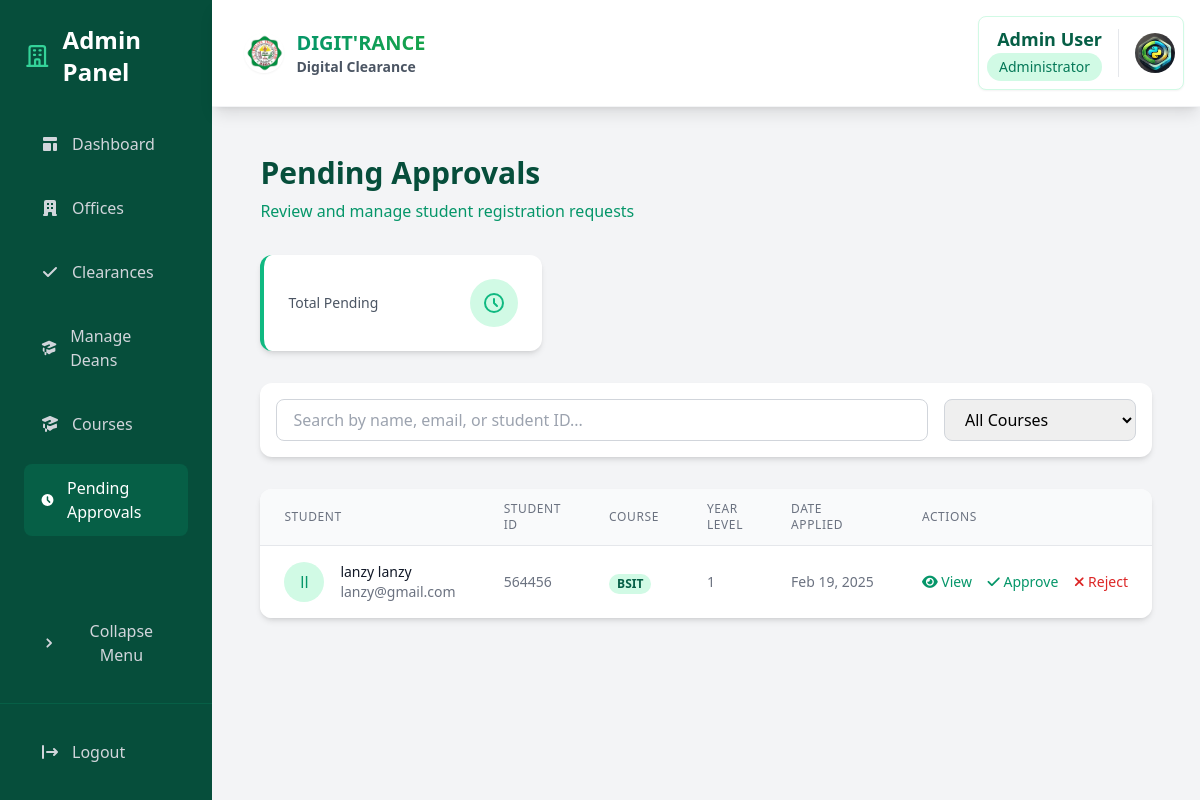
The app's page /dashboard/admin/pending-approvals/ (signed in), older data.
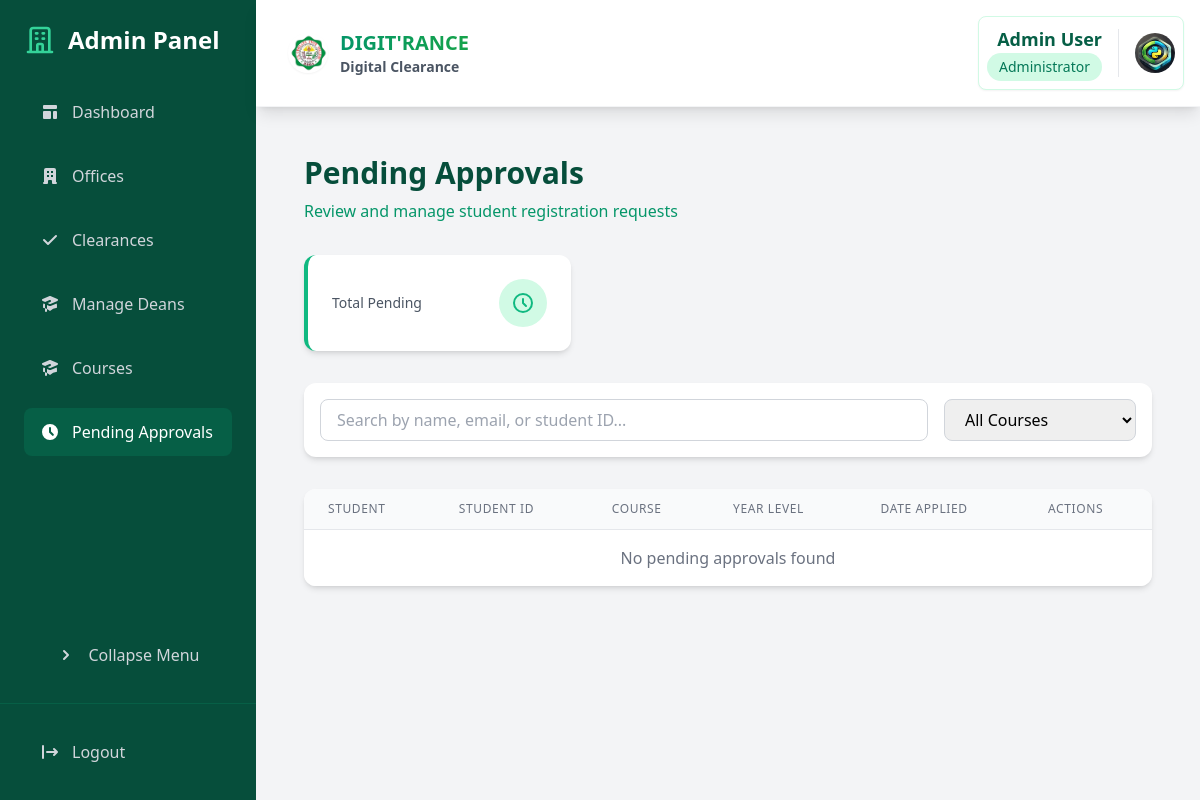
The same page, newer data.
### core/models.py (models this page shows, shortened)
class Student(models.Model):
    student_id = models.CharField(max_length=20, unique=True)
    user = models.OneToOneField(User, on_delete=models.CASCADE)
    course = models.ForeignKey(Course, on_delete=models.PROTECT)
    year_level = models.IntegerField()
    is_boarder = models.BooleanField(default=False)
    created_at = models.DateTimeField(auto_now_add=True)
    program_chair = models.ForeignKey(ProgramChair, on_delete=models.SET_NULL, null=True, blank=True, related_name="students")
    dormitory_owner = models.ForeignKey(Staff, on_delete=models.SET_NULL, null=True, blank=True, related_name="students_dorm", limit_choices_to={'is_dormitory_owner': True})
    is_approved = models.BooleanField(default=False)
    approval_date = models.DateTimeField(null=True, blank=True)
    approval_admin = models.ForeignKey(User, on_delete=models.SET_NULL, null=True, blank=True, related_name='approved_students')
    profile_picture = models.ImageField(
        upload_to='student_profiles/',
        null=True,
        blank=True
    )

class Course(models.Model):
    code = models.CharField(max_length=10, unique=True)  # e.g., BSIT, BPED
    name = models.CharField(max_length=100)  # e.g., Bachelor of Science in Information Technology
    dean = models.ForeignKey(Dean, on_delete=models.CASCADE, related_name='courses')
    is_active = models.BooleanField(default=True)  # To mark if course is currently offered
    created_at = models.DateTimeField(auto_now_add=True)
    updated_at = models.DateTimeField(auto_now=True)
    class Meta:
        ordering = ['code']

### core/views.py (the view)
# urls.py: path('dashboard/admin/pending-approvals/', views.admin_pending_approvals, name='admin_pending_approvals'),
@login_required
@user_passes_test(lambda u: u.is_superuser)
def admin_pending_approvals(request):
    pending_students = Student.objects.filter(user__is_active=False)
    context = {
        'pending_students': pending_students,
        'total_pending': pending_students.count(),
    }
    return render(request, 'admin/pending_approvals.html', context)

### core/models.py (called while the page is built)
    def get_profile_picture_url(self):
        if self.profile_picture and hasattr(self.profile_picture, 'url'):
            return self.profile_picture.url
        return static('img/default-profile.png')

### templates/admin/pending_approvals.html (shortened to what the changed rows need)
{% extends 'base.html' %}
{% load static %}
{% block content %}
<div class="p-6 space-y-8">
    <div class="mb-8">
        <h1 class="text-3xl font-bold text-emerald-900">Pending Approvals</h1>
    </div>
    <div class="bg-white rounded-xl shadow-md overflow-hidden">
        <table class="min-w-full divide-y divide-gray-200">
            <thead class="bg-gray-50">
                <tr>
                    <th class="px-6 py-3 text-left text-xs font-medium text-gray-500 uppercase tracking-wider">Student</th>
                    <th class="px-6 py-3 text-left text-xs font-medium text-gray-500 uppercase tracking-wider">Student ID</th>
                    <th class="px-6 py-3 text-left text-xs font-medium text-gray-500 uppercase tracking-wider">Course</th>
                    <th class="px-6 py-3 text-left text-xs font-medium text-gray-500 uppercase tracking-wider">Year Level</th>
                    <th class="px-6 py-3 text-left text-xs font-medium text-gray-500 uppercase tracking-wider">Date Applied</th>
                    <th class="px-6 py-3 text-left text-xs font-medium text-gray-500 uppercase tracking-wider">Actions</th>
                </tr>
            </thead>
            <tbody class="bg-white divide-y divide-gray-200">
                {% for student in pending_students %}
                <tr id="student-row-{{ student.id }}" class="hover:bg-gray-50">
                    <td class="px-6 py-4">
                        <div class="flex items-center">
                            <div class="flex-shrink-0 h-10 w-10">
                                <div class="h-10 w-10 rounded-full bg-emerald-100 flex items-center justify-center">
                                    <span class="text-emerald-600 font-medium">
                                        {{ student.user.first_name|make_list|first }}{{ student.user.last_name|make_list|first }}
                                    </span>
                                </div>
                            </div>
                            <div class="ml-4">
                                <div class="text-sm font-medium text-gray-900">{{ student.user.get_full_name }}</div>
                                <div class="text-sm text-gray-500">{{ student.user.email }}</div>
                            </div>
                        </div>
                    </td>
                    <td class="px-6 py-4 whitespace-nowrap text-sm text-gray-500">
                        {{ student.student_id }}
                    </td>
                    <td class="px-6 py-4">
                        <span class="px-2 inline-flex text-xs leading-5 font-semibold rounded-full bg-emerald-100 text-emerald-800">
                            {{ student.course.code }}
                        </span>
                    </td>
                    <td class="px-6 py-4 whitespace-nowrap text-sm text-gray-500">
                        {{ student.year_level }}
                    </td>
                    <td class="px-6 py-4 whitespace-nowrap text-sm text-gray-500">
                        {{ student.user.date_joined|date:"M d, Y" }}
                    </td>
                    <td class="px-6 py-4 whitespace-nowrap text-sm font-medium">
                        <button onclick="viewDetails('{{ student.id }}')"
                                class="text-emerald-600 hover:text-emerald-900 mr-3">
                            <i class="fas fa-eye"></i> View
                        </button>
                        <button onclick="approveStudent('{{ student.id }}')"
                                class="text-emerald-600 hover:text-emerald-900 mr-3">
                            <i class="fas fa-check"></i> Approve
                        </button>
                        <button onclick="showRejectModal('{{ student.id }}')"
                                class="text-red-600 hover:text-red-900">
                            <i class="fas fa-times"></i> Reject
                        </button>
                    </td>
                </tr>
                {% empty %}
                <tr>
                    <td colspan="6" class="px-6 py-4 text-center text-gray-500">
                        No pending approvals found
                    </td>
                </tr>
                {% endfor %}
            </tbody>
        </table>
    </div>
</div>
{% endblock %}

Row changes from the older to the newer data that the page shows:
no longer on this page (row edited): Student: user.first_name|make_list "l", user.last_name|make_list "l", user.get_full_name "lanzy lanzy", user.email "lanzy@gmail.com", student_id "564456", course.code "BSIT", year_level "1", user.date_joined "Feb 19, 2025"
Text that changed along with them:
text now shown: "No pending approvals found"
